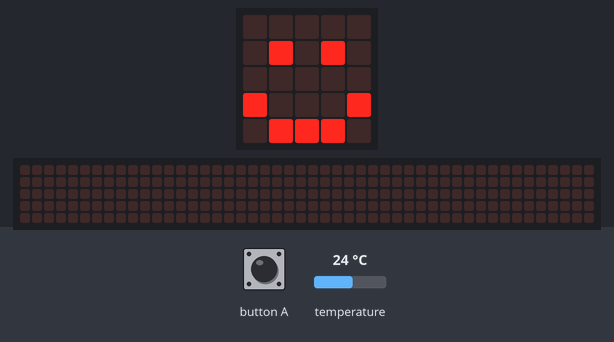
A program run on a simulated BBC micro:bit (MakeCode). On the bench: the board's 5×5 LED display, a strip that is not on the board, showing the scrolling text unrolled. The inputs (shaded band) are chosen by the test bench; at power-on: temperature 24 °C. The 48×5 strip is a reading aid, not a part: it shows the text the display is scrolling, unrolled, one strip-width of it at a time.

Above: at 2.4 s.
2.5 s: button A pressed for 0.15 s
At 6.4 s:
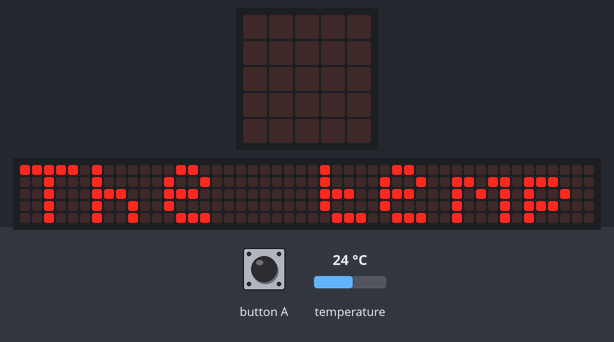
At 20.6 s:
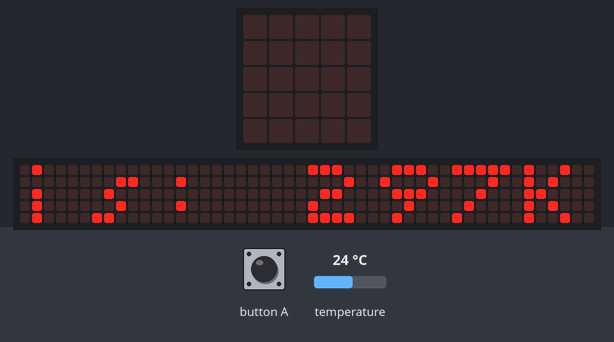

Measured:
- after the input at 2.5 s, the display: changes after 0.15 s (image 1)
- what the display in image 1 shows lasts 0.8 s, from 5.8 s to 6.6 s
- what the display in image 2 shows lasts 0.9 s, from 19.9 s to 20.8 s

The program:

main.ts
```typescript
// (licence header left out)
basic.clearScreen()
basic.showIcon(IconNames.Happy)

// our variable for a temperature
let temperature: number
let temperatureValueKelvin: number

basic.clearScreen()
basic.showIcon(IconNames.Happy)

input.onButtonPressed(Button.A, function () {
    // get temperature value
   temperature = input.temperature()
   temperatureValueKelvin = (temperature + 273.15)
   temperatureValueKelvin = Math.round (temperatureValueKelvin)


// show output
basic.clearScreen()
basic.showString('The temperature is: ' + temperatureValueKelvin.toString()+ 'K' )

    basic.clearScreen()
    basic.showIcon(IconNames.Happy)
})
```
